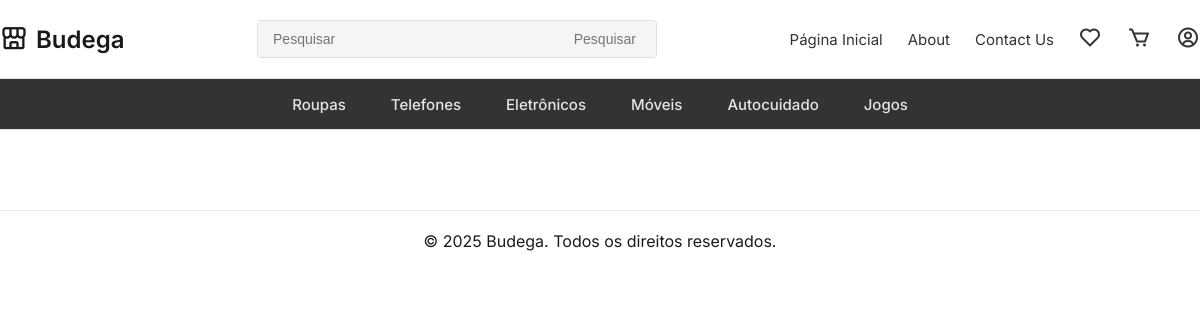
The app's page /, older data.
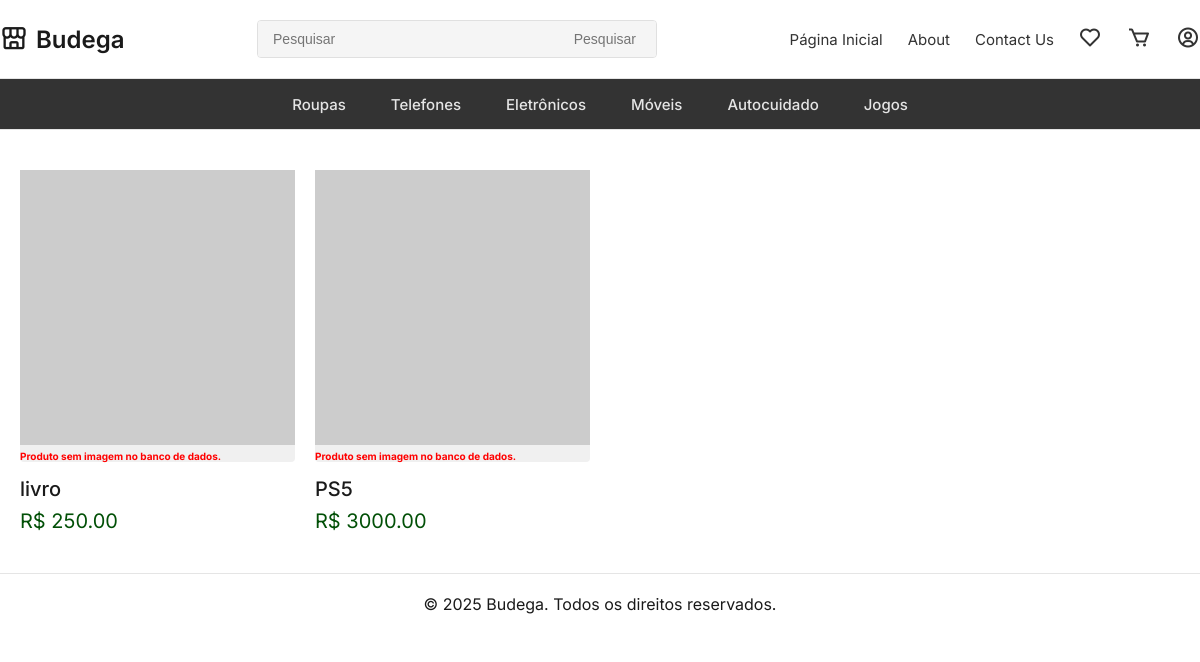
The same page, newer data.
### app/models.py (models this page shows, shortened)
class Produto(models.Model):
    id = models.AutoField(primary_key=True)
    nome = models.CharField(max_length=50)
    descricao = models.TextField()
    preco = models.DecimalField(max_digits=10, decimal_places=2)
    estoque = models.IntegerField()
    categorias = models.ManyToManyField(Categoria)
    imagem = models.ImageField(upload_to='produtos/', null=True, blank=True)

### app/views.py (the view)
# urls.py: path("", views.index, name="index"),
def index(request):
    query = request.GET.get('search')
    products = Produto.objects.all()
    if query:
        products = products.filter(nome__icontains=query)
    context = {
        'products': products,
        'query_original': query,
    }
    return render(request, 'app/index.html', context)

### app/templates/app/index.html (shortened to what this page needs)
{% include './header.html' %}
{% include './navbar.html' %}
<main class="container">
    <div class="product-grid">
        {% for product in products %}
        <a href="{% url 'produto' product.id %}">
            <div class="product-card">
                <div class="product-image">
                    {% if product.imagem and product.imagem.url %}
                    <img src="{{ product.imagem.url }}" alt="{{ product.nome }}" class="product_image">
                    {% else %}
                    <img src="https://placehold.co/300x400/f0f0f0/png?text=Sem+Foto" alt="Produto sem foto">
                    <p style="font-size: 10px; color: red; word-wrap: break-word; margin-top: 5px;">
                        <strong>Produto sem imagem no banco de dados.</strong>
                    </p>
                    {% endif %}
                </div>
                <div>
                    <p class="product-name">{{ product.nome }}</p>
                    <p class="product-price">R$ {{ product.preco|floatformat:2 }}</p>
                </div>
            </div>
        </a>
        {% endfor %}
    </div>
</main>
<br><br>
<footer class="container" style="text-align: center; padding: 20px; border-top: 1px solid #e5e5e5;">
    <p>&copy; 2025 Budega. Todos os direitos reservados.</p>
    </body>
    </html>

### app/templates/app/header.html (shortened to what this page needs)
<!DOCTYPE html>
<html lang="pt-BR">
<head>
    <link href="https://unpkg.com/boxicons@2.1.4/css/boxicons.min.css" rel="stylesheet" />
    <link rel="stylesheet" href="https://cdnjs.cloudflare.com/ajax/libs/font-awesome/6.5.2/css/all.min.css"
 />
</head>
</body>
</html>

### app/templates/app/navbar.html (shortened to what this page needs)
<body>
    <header class="main-header container">
        <a href="{% url 'index' %}">
            <div class="logo">
                <i class="bx bx-store-alt"></i>
                <span>Budega</span>
            </div>
        </a>
        <div class="search-container">
            <form class="search-bar" method="GET" action="{% url 'index' %}">
                <input name="search" type="text" placeholder="Pesquisar" />
                <button type="submit">Pesquisar</button>
            </form>
        </div>
        <nav class="main-nav">
            <ul>
                <li><a href="#">Página Inicial</a></li>
                <li><a href="#">About</a></li>
                <li><a href="#">Contact Us</a></li>
            </ul>
        </nav>
        <div class="header-icons">
            <ul>
                <li>
                    <a href="#"><i class="bx bx-heart"></i></a>
                </li>
                <li>
                    <a href="#"><i class="bx bx-cart"></i></a>
                </li>
                <li>
                    <a href="#"><i class="bx bx-user-circle"></i></a>
                </li>
            </ul>
        </div>
    </header>
    <nav class="category-nav">
        <div class="container">
            <ul>
                <li><a href="#">Roupas</a></li>
                <li><a href="#">Telefones</a></li>
                <li><a href="#">Eletrônicos</a></li>
                <li><a href="#">Móveis</a></li>
                <li><a href="#">Autocuidado</a></li>
                <li><a href="#">Jogos</a></li>
            </ul>
        </div>
    </nav>
    <br><br>

### app/templates/app/header.html (style rules this page uses)
* { margin: 0; padding: 0; box-sizing: border-box; }
body { font-family: 'Inter', sans-serif; background-color: #ffffff; color: #1a1a1a; }
.container { max-width: 1300px; margin: 0 auto; padding: 0 20px; }
a { text-decoration: none; color: inherit; }

### app/templates/app/navbar.html (style rules this page uses)
.main-header { display: flex; justify-content: space-between; align-items: center; padding: 20px 0; border-bottom: 1px solid #e5e5e5; }
.logo { display: flex; align-items: center; font-size: 24px; font-weight: 600; }
.logo i { margin-right: 8px; font-size: 28px; }
.search-container { flex-grow: 1; display: flex; justify-content: center; padding: 0 40px; }
.search-bar { display: flex; width: 100%; max-width: 400px; border: 1px solid #e0e0e0; border-radius: 4px; overflow: hidden; }
.search-bar input { border: none; padding: 10px 15px; font-size: 14px; flex-grow: 1; background-color: #f5f5f5; }
.search-bar button { border: none; background-color: #f5f5f5; color: #757575; padding: 0 20px; cursor: pointer; font-size: 14px; }
.main-nav ul, .header-icons ul { list-style: none; display: flex; align-items: center; gap: 25px; text-wrap: nowrap; }
.header-icons { padding-left: 2%; }
.main-nav a { font-size: 15px; color: #333; }
.header-icons i { font-size: 24px; color: #333; }
.category-nav { border-bottom: 1px solid #e5e5e5; background-color: #333; }
.category-nav ul { list-style: none; display: flex; justify-content: center; align-items: center; gap: 45px; padding: 15px 0; }
.category-nav a { font-size: 15px; font-weight: 500; color: #e5e5e5; }

### app/templates/app/index.html (style rules this page uses)
main { padding: 40px 0; }
.product-grid { display: grid; grid-template-columns: repeat(4, 1fr); gap: 30px 20px; }
.product-card { text-align: left; }
.product-card .product-image { background-color: #f0f0f0; margin-bottom: 15px; }
.product-card img { width: 100%; display: block; }
.product-card .product-name { font-size: 20px; font-weight: 500; margin-bottom: 8px; }
.product-card .product-price { font-size: 20px; color: #025007; text-align: left; }
.product-image { aspect-ratio: 3 / 3; border-radius: 4px; background-color: #f0f0f0; }
.product-image img { width: 100%; height: 100%; display: block; }

Row changes from the older to the newer data that the page shows:
added Produto: nome "livro", preco "250.00"
added Produto: nome "PS5", preco "3000.00"
